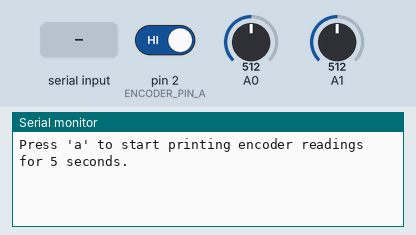
A sketch run on a simulated Arduino Uno, built with avr-gcc and run on an emulated ATmega328P. Parts: the last lines printed to the serial monitor. The test bench sets the inputs (shaded band); at power-on: A0 = 512, A1 = 512, pin 2 (ENCODER_PIN_A) HIGH.

Above: at 1.2 s.
1.3 s: "a" received over Serial
At 2.2 s:
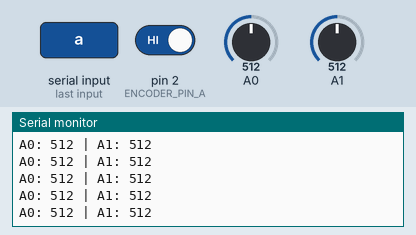
3.2 s: "a" received over Serial
6.2 s: A0 set to 716
At 8.9 s:
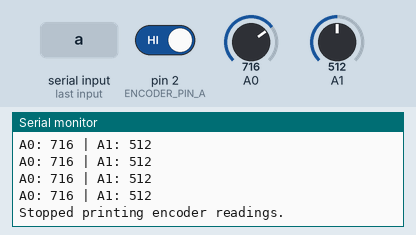
9.2 s: "a" received over Serial
At 9.9 s:
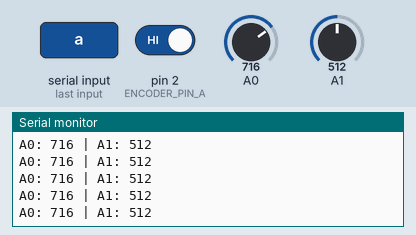
12.2 s: A1 set to 716
At 12.8 s:
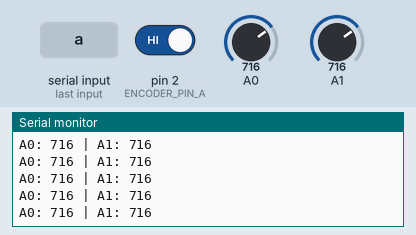
13.7 s: A0 set to 900
At 15.2 s:
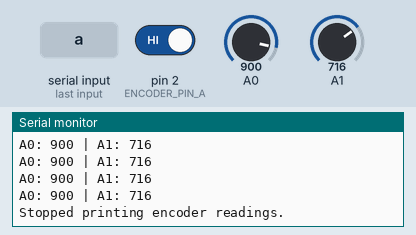
Timing chart, 0 to 16.2 s (numbered marks = the images above; inputs shaded):
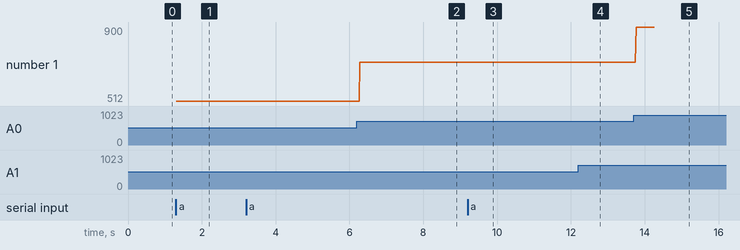

Measured:
- after the input at 1.3 s, the serial monitor: prints a new line at once (image 1)
- after the input at 6.2 s, the serial monitor: prints a new line after 0.08 s (image 2)
- after the input at 12.2 s, the serial monitor: prints a new line after 0.06 s (image 4)
- after the input at 13.7 s, the serial monitor: prints a new line after 0.07 s (image 5)
- plotted number 1: 512 → 716 after the input at 6.2 s, 716 → 900 after the input at 13.7 s

The sketch:

rpm_after_a.ino
```cpp
#define ENCODER_PIN_A 2  // Encoder signal pin (must support interrupts)
#define ENCODER_PIN_B 3  // Optional second encoder pin
#define PPR 7            // Pulses Per Revolution
#define MAX_RPM 5700     // Motor free speed in RPM

volatile int pulseCount = 0; // Pulse counter
unsigned long printStartTime = 0;
bool printEnabled = false;

void countPulses() {  // Interrupt function (no IRAM_ATTR needed for Arduino)
  pulseCount++;
}

void setup() {
  Serial.begin(9600);
  Serial.println("Press 'a' to start printing encoder readings for 5 seconds.");

  pinMode(ENCODER_PIN_A, INPUT_PULLUP);
  pinMode(ENCODER_PIN_B, INPUT_PULLUP);

  attachInterrupt(digitalPinToInterrupt(ENCODER_PIN_A), countPulses, RISING);
}

void loop() {
  if (Serial.available()) {
    char input = Serial.read();

    if (input == 'a') {
      printEnabled = true;
      printStartTime = millis(); // Start 5-second timer
      pulseCount = 0; // Reset encoder count
    }
  }

  if (printEnabled) {
    unsigned long elapsedTime = millis() - printStartTime;

    if (elapsedTime < 5000) { // Print for 5 seconds
      //int currentPulseCount = pulseCount; // Store pulse count
      //float revolutions = (float)currentPulseCount / PPR;
      //float speedRPM = (revolutions / (elapsedTime / 60000.0)); // Convert to RPM
      int valueA0 = analogRead(A0);
      int valueA1 = analogRead(A1);

      Serial.print("A0: ");
      Serial.print(valueA0);
      Serial.print(" | A1: ");
      Serial.println(valueA1);

      delay(5); // Adjust print rate
    } else {
      printEnabled = false; // Stop printing after 5 seconds
      Serial.println("Stopped printing encoder readings.");
    }
  }
}
```
